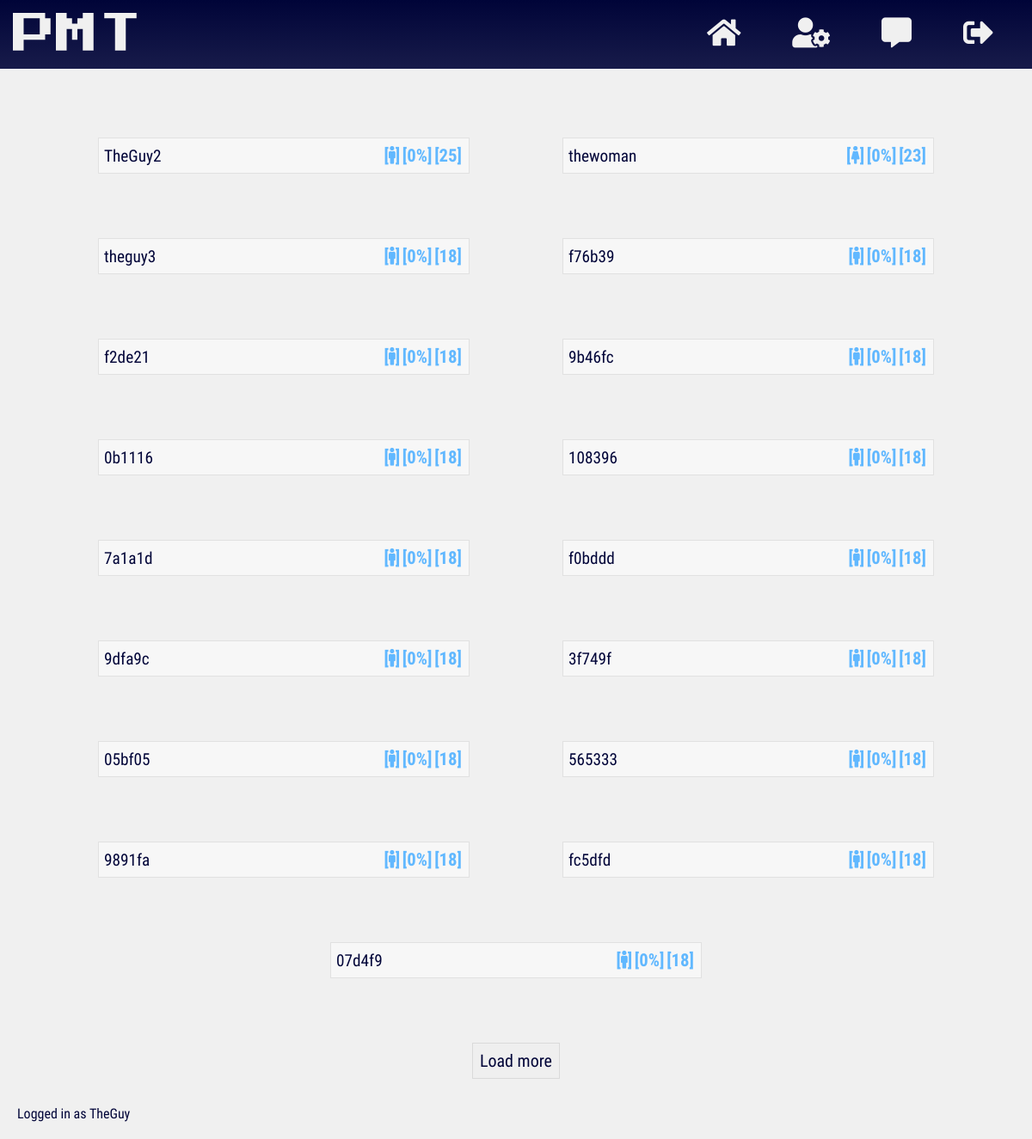
The page / (signed in) on the database its author committed.
### app/models.py (models this page shows, shortened)
class User(db.Model, UserMixin):
    __tablename__ = 'users'
    id = db.Column(db.Integer(), primary_key=True)
    username = db.Column(db.String(length=20), nullable=False, unique=True)
    email = db.Column(db.String(length=50), nullable=False, unique=True)
    password_hash = db.Column(db.String(length=60), nullable=False)
    age = db.Column(db.Integer(), nullable=False)
    gender = db.Column(db.String(length=6), nullable=False)
    assumptions = db.relationship('Assumption', secondary=users_to_assumptions,
    backref=db.backref('users', lazy=True), lazy=True)
    added_users = db.relationship('User', secondary=users_to_users,
                  primaryjoin=(users_to_users.c.added_id == id),
                  secondaryjoin=(users_to_users.c.adder_id == id),
                  backref=db.backref('adder_users', lazy=True), lazy=True)
    @property
    def password(self):
        return self.password

### app/routes.py (the view)
@app.route('/')
@login_required
def home_page():
    users = db.session.query(User).filter(User.id!=current_user.id).limit(25)
    return render_template('home.html', users=users,
    calculate_compatibility=calculate_compatibility)

### app/helpers.py (called while the page is built)
def calculate_compatibility(userid):
    commons = 0
    user = User.query.filter_by(id=userid).first()
    user_length = len(user.assumptions)
    main_length = len(current_user.assumptions)
    for assumption in current_user.assumptions:
        if assumption in user.assumptions:
            commons += 1
    if main_length > user_length:
        return round((commons/main_length) * 100, 2)
    elif user_length > main_length:
        return round((commons/user_length) * 100, 2)
    elif user_length == 0 or main_length == 0:
        return round(0, 2)
    else:
        return round((commons/main_length) * 100, 2)

### user_loader/__init__.py (called while the page is built)
@login_manager.user_loader
def load_user(user_id):
    return User.query.get(int(user_id))

### app/templates/home.html (shortened to what this page needs)
{% extends 'uniform/base.html' %}
{% block css_files %}
<link rel="stylesheet" href="{{ url_for('static', filename='css/home.css') }}">
{% endblock %}
{% block content %}
<ul id="list_of_users">
  {% for user in users %}
  {% if user not in current_user.added_users %}
  <div class="list-item-wrapper" USER_ID="{{ user.id }}">
    <li>
      <span class="username">{{ user.username }}</span>
      <span class="meta-data">
        <span class="gender {{ user.gender }}">
        [<i class="fas fa-{{ user.gender }}" name="gender"></i>]</span>
        <span class="compatibility">[{{ calculate_compatibility(user.id) }}%]</span>
        <span class="age">[{{ user.age }}]</span>
      </span>
    </li>
  </div>
  {% endif %}
  {% endfor %}
</ul>
<button type="button" name="load more" id="load_more">Load more</button>
{% endblock %}
{% block footer %}
Logged in as {{ current_user.username }}
{% endblock %}

### app/templates/uniform/base.html (shortened to what this page needs)
<!DOCTYPE html>
<html lang="en" dir="ltr">
  <head>
    <link rel="stylesheet"
    href="{{ url_for('static', filename='css/uniform/base.css') }}">
    <link rel="stylesheet"
    href="{{ url_for('static', filename='icons/css/all.css') }}">
    {% block css_files %}{% endblock %}
  </head>
  <body>
    <header>
      <span>
        <abbr title="Personality Matching Tool.">
          <a href="{{ url_for('home_page') }}">PMT</a>
        </abbr>
      </span>
      <nav>
        {% if current_user.is_authenticated %}
        <a href="{{ url_for('home_page') }}" title="home"><span class="home">
          <i class="fas fa-home"></i>
        </span></a>
        <a href="{{ url_for('assumptions_page') }}" title="assumptions">
          <span class="assumptions">
          <i class="fas fa-user-cog"></i>
          </span>
        </a>
        <a href="#" title="chat">
          <span class="chat">
            <i class="fas fa-comment-alt"></i>
          </span>
        </a>
        <a href="{{ url_for('logout_page') }}" title="logout"><span class="logout">
          <i class="fas fa-sign-out-alt"></i>
        </span></a>
        {% endif %}
      </nav>
    </header>
    <main>
      {% block content %}{% endblock %}
    </main>
    <footer>
      {% block footer %}{% endblock %}
    </footer>
  </body>
</html>

### app/static/css/uniform/base.css (style rules this page uses)
* { box-sizing: border-box; margin: 0; }
body { background: rgb(240, 240, 240); }
header { display: flex; flex-direction: column; background: linear-gradient(to bottom, rgb(0, 4, 56), rgba(0, 4, 56, .9)); color: rgb(240, 240, 240); padding-bottom: 10px; }
header > span { font-size: 70px; margin: 30px 0 30px 0; font-family: brand-font, sans-serif; }
header abbr { text-decoration: none; }
header * { text-align: center; }
header > nav { display: flex; font-size: 20px; font-weight: 900; }
nav > a { flex-basis: 100%; }
a, a:link, a:hover, a:visited, a:active { color: inherit; text-decoration: none; }
header, button { -webkit-touch-callout: none; -webkit-user-select: none; -khtml-user-select: none; -moz-user-select: none; -ms-user-select: none; user-select: none; }
main { margin-bottom: 50px; }
footer { position: fixed; bottom: 0; right: 0; left: 0; padding: 20px; background: rgba(240, 240, 240); color: rgb(0, 4, 56); font-family: roboto-regular, sans-serif; text-align: center; }
@media (min-width: 769px) { header { flex-direction: row; padding: 15px; justify-content: space-between; align-items: center; } }
@media (min-width: 769px) { header > span { font-size: 50px; margin: 0; } }
@media (min-width: 769px) { header > nav { font-weight: 100; font-size: 35px; } }
@media (min-width: 769px) { nav > a > span { padding: 10px 30px; } }
@media (min-width: 769px) { nav > a > span { -webkit-transition: background 100ms ease; -o-transition: background 100ms ease; -moz-transition: background 100ms ease; -ms-transition: background 100ms ease; } }
@media (min-width: 769px) { header { position: sticky; top: 0; z-index: 1; } }
@media (min-width: 769px) { footer { text-align: left; } }

### app/static/css/home.css (style rules this page uses)
ul { padding: 0; margin: 80px auto 0 auto; width: 90%; display: flex; flex-wrap: wrap; }
.list-item-wrapper { flex-basis: 100%; position: relative; margin-bottom: 75px; }
li { border: 1px solid rgba(0, 0, 0, .09); display: flex; justify-content: space-between; flex-wrap: wrap; font-family: sans-serif; background: rgb(247, 247, 247); padding: 3px; font-size: 25px; }
.meta-data { order: 1; padding: 5px; color: rgb(97, 184, 255); font-size: .44em; align-self: center; font-family: roboto-bold, sans-serif; -webkit-touch-callout: none; -webkit-user-select: none; -khtml-user-select: none; -moz-user-select: none; -ms-user-select: none; user-select: none; }
.username { font-family: roboto-regular, sans-serif; align-self: center; padding: 3px; color: rgb(0, 4, 56); font-size: .77em; }
.gender, .compatibility, .age { font-size: 1.8em; }
button#load_more { padding: 8px; color: rgb(0, 4, 56); border: 1px solid rgba(0, 0, 0, .09); font-family: roboto-regular; font-size: 20px; display: block; margin: 0 auto 70px auto; cursor: pointer; }
@media (min-width: 769px) { ul { justify-content: space-between; } }
@media (min-width: 769px) { li { transition: box-shadow 250ms ease; } }
@media (min-width: 769px) { ul { justify-content: space-around; } }
@media (min-width: 769px) { .list-item-wrapper { flex-basis: 40%; } }
@media (min-width: 769px) { .meta-data { font-size: .46em; } }

### rows shown on the page
User: username "TheGuy2", calculate_compatibility "0", age "25"
User: username "thewoman", calculate_compatibility "0", age "23"
User: username "theguy3", calculate_compatibility "0", age "18"
User: username "f76b39", calculate_compatibility "0", age "18"
User: username "f2de21", calculate_compatibility "0", age "18"
User: username "9b46fc", calculate_compatibility "0", age "18"
User: username "0b1116", calculate_compatibility "0", age "18"
User: username "108396", calculate_compatibility "0", age "18"
User: username "7a1a1d", calculate_compatibility "0", age "18"
User: username "f0bddd", calculate_compatibility "0", age "18"
User: username "9dfa9c", calculate_compatibility "0", age "18"
User: username "3f749f", calculate_compatibility "0", age "18"
User: username "05bf05", calculate_compatibility "0", age "18"
User: username "565333", calculate_compatibility "0", age "18"
User: username "9891fa", calculate_compatibility "0", age "18"
User: username "fc5dfd", calculate_compatibility "0", age "18"
User: username "07d4f9", calculate_compatibility "0", age "18"
User: username "TheGuy"
